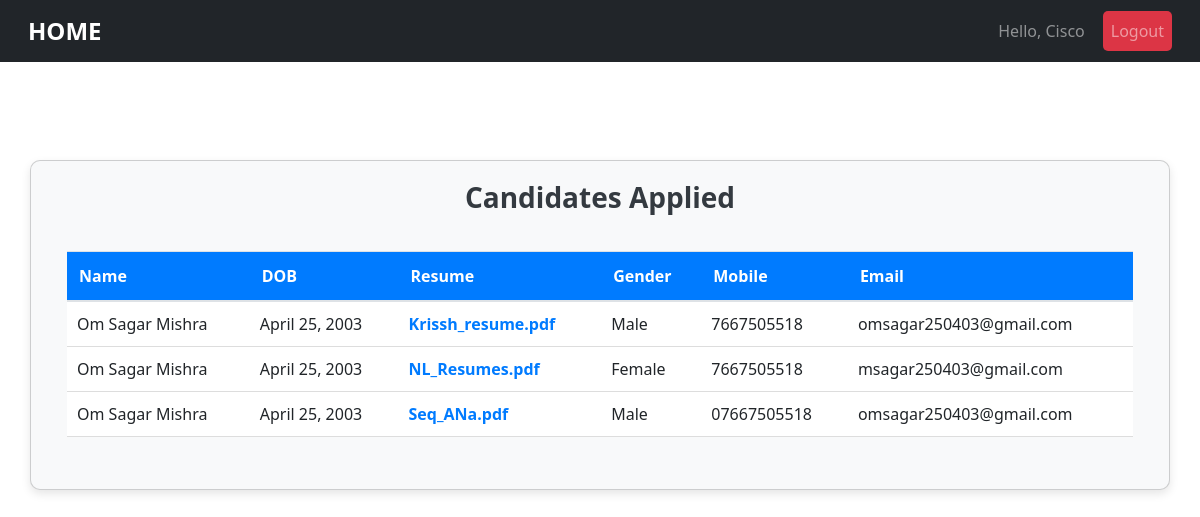
Screenshot of / (signed in) with the database file from the repository.
### home/models.py (models this page shows, shortened)
class Candidates(models.Model):
    category=(
        ('Male','male'),
        ('Female','female'),
        ('Other','other'),
    )
    name=models.CharField(max_length=200,null=True)
    dob=models.DateField(null=True)
    gender= models.CharField(max_length=200,null=True,choices=category)
    mobile= models.CharField(max_length=200,null=True)
    email= models.CharField(max_length=200,null=True)
    resume=models.FileField(null=True)
    company=models.ManyToManyField(Company,blank=True)

### home/views.py (the view)
# urls.py: path('',home,name='home'),
def home(request):
    if request.user.is_authenticated:
        candidates=Candidates.objects.filter(company__name=request.user.username)
        context={
            'candidates':candidates,
        }
        return render(request,'hr.html',context)
    else:
        companies=Company.objects.all()
        context={
            'companies':companies,
        }
        return render(request,'Jobseeker.html',context)

### home/templates/hr.html (shortened to what this page needs)
{% extends 'main.html' %}
{% load static %}
{% block content %}
<head>
</head>
<div class="container card">
    <h1>Candidates Applied</h1>
    <div class="card-body">
        <table class="table table-hover">
            <thead>
                <tr>
                    <th>Name</th>
                    <th>DOB</th>
                    <th>Resume</th>
                    <th>Gender</th>
                    <th>Mobile</th>
                    <th>Email</th>
                </tr>
            </thead>
            <tbody>
                {% for c in candidates %}
                    <tr>
                        <td>{{ c.name }}</td>
                        <td>{{ c.dob }}</td>
                        <td>
                            {% if c.resume %}
                                <a href="{{ c.resume.url }}" download class="resume-link">{{ c.resume }}</a>
                            {% else %}
                                <span class="not-submitted">Not submitted</span>
                            {% endif %}
                        </td>
                        <td>{{ c.gender }}</td>
                        <td>{{ c.mobile }}</td>
                        <td>{{ c.email }}</td>
                    </tr>
                {% endfor %}
            </tbody>
        </table>
    </div>
</div>
{% endblock %}

### home/templates/navbar.html (shortened to what this page needs)
<!DOCTYPE html>
<html lang="en">
<head>
    <link href="https://cdn.jsdelivr.net/npm/bootstrap@5.3.0-alpha1/dist/css/bootstrap.min.css" rel="stylesheet">
</head>
<body>
    <nav class="navbar navbar-expand-lg navbar-dark bg-dark">
        <div class="container-fluid">
            <a class="navbar-brand" href="{% url 'home' %}">
                HOME
            </a>
            <div class="collapse navbar-collapse" id="navbarSupportedContent">
                <ul class="navbar-nav ms-auto mb-2 mb-lg-0">
                    {% if request.user.is_authenticated %}
                        <li class="nav-item">
                            <span class="nav-link user">Hello, {{ request.user }}</span>
                        </li>
                        <li class="nav-item">
                            <a class="nav-link btn-logout" href="{% url 'logout' %}">Logout</a>
                        </li>
                    {% endif %}
                </ul>
            </div>
        </div>
    </nav>
</body>
</html>

### home/templates/navbar.html (style rules this page uses)
.navbar { padding: 0.5rem 1rem; }
.navbar-brand { font-size: 1.5rem; font-weight: bold; display: flex; align-items: center; }
.user { color: white; text-decoration: none; margin: 0 10px; }
.navbar-nav { margin-left: auto; }
.btn-logout { background-color: #dc3545; border: none; color: white; padding: 8px 16px; border-radius: 5px; }

### home/templates/hr.html (style rules this page uses)
.card { margin: 50px auto; padding: 20px; border-radius: 10px; background: #f8f9fa; box-shadow: 0px 4px 10px rgba(0, 0, 0, 0.1); }
.card h1 { text-align: center; margin-bottom: 20px; font-size: 28px; font-weight: bold; color: #343a40; }
.table { width: 100%; border-collapse: collapse; }
.table th { background-color: #007bff; color: white; padding: 12px; text-align: left; }
.table td { padding: 10px; border-bottom: 1px solid #ddd; }
.resume-link { color: #007bff; text-decoration: none; font-weight: bold; }

### rows the page displays
Candidates: name "Om Sagar Mishra", dob "April 25, 2003", resume "Krissh_resume.pdf", gender "Male", mobile "7667505518", email "omsagar250403@gmail.com"
Candidates: name "Om Sagar Mishra", dob "April 25, 2003", resume "NL_Resumes.pdf", gender "Female", mobile "7667505518", email "msagar250403@gmail.com"
Candidates: name "Om Sagar Mishra", dob "April 25, 2003", resume "Seq_ANa.pdf", gender "Male", mobile "07667505518", email "omsagar250403@gmail.com"

### other values shown
{{ request.user }} "Cisco"
